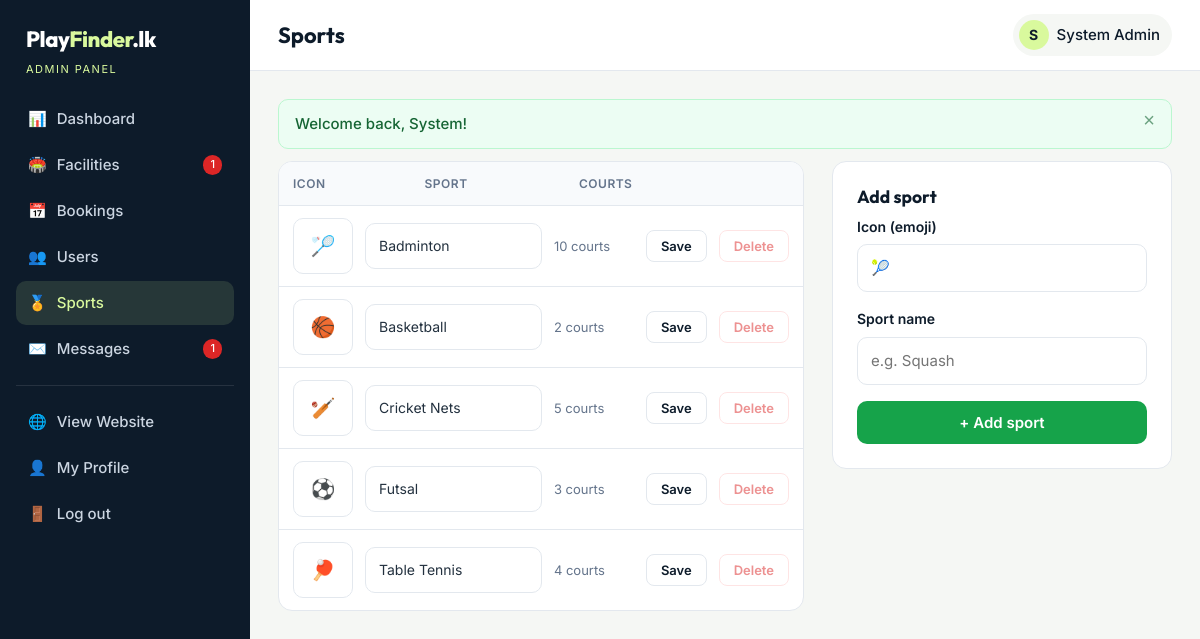
Page /admin/sports.php (signed in) on the committed database.
### tables this page shows
CREATE TABLE users (
    id            INT AUTO_INCREMENT PRIMARY KEY,
    full_name     VARCHAR(100) NOT NULL,
    email         VARCHAR(150) NOT NULL UNIQUE,
    phone         VARCHAR(20)  NOT NULL,
    password_hash VARCHAR(255) NOT NULL,
    role          ENUM('user','owner','admin') NOT NULL DEFAULT 'user',
    status        ENUM('active','blocked')     NOT NULL DEFAULT 'active',
    created_at    DATETIME NOT NULL DEFAULT CURRENT_TIMESTAMP
);

CREATE TABLE sports (
    id    INT AUTO_INCREMENT PRIMARY KEY,
    name  VARCHAR(50) NOT NULL UNIQUE,
    slug  VARCHAR(50) NOT NULL UNIQUE,
    icon  VARCHAR(10) NOT NULL DEFAULT '🏅'
);

### includes/functions.php (called while the page is built, shortened)
<?php
function e($value): string
{
    return htmlspecialchars((string)($value ?? ''), ENT_QUOTES, 'UTF-8');
}
function url(string $path = ''): string
{
    return BASE_URL . '/' . ltrim($path, '/');
}
function get_flashes(): array
{
    $f = $_SESSION['flash'] ?? [];
    return $f;
}

### includes/db.php (called while the page is built, shortened)
<?php
function db(): PDO
{
    static $pdo = null;
    if ($pdo === null) {
        try {
            $pdo = new PDO(DB_DSN, DB_USER, DB_PASS, [
                PDO::ATTR_ERRMODE            => PDO::ERRMODE_EXCEPTION,
                PDO::ATTR_DEFAULT_FETCH_MODE => PDO::FETCH_ASSOC,
                PDO::ATTR_EMULATE_PREPARES   => false,
            ]);
        } catch (PDOException $e) {
            http_response_code(500);
            exit('<div style="font-family:sans-serif;padding:40px;max-width:640px;margin:auto">
                <h2>Database connection failed</h2>
                <p>Please make sure MySQL is running in XAMPP and that you imported
                <code>database/playfinder.sql</code> in phpMyAdmin.</p>
                <p style="color:#888">Check settings in <code>config/config.php</code>.</p></div>');
        }
    }
    return $pdo;
}
function q(string $sql, array $params = []): PDOStatement
{
    $stmt = db()->prepare($sql);
    $stmt->execute($params);
    return $stmt;
}
function q_one(string $sql, array $params = []): ?array
{
    $row = q($sql, $params)->fetch();
    return $row === false ? null : $row;
}
function q_all(string $sql, array $params = []): array
{
    return q($sql, $params)->fetchAll();
}

### includes/auth.php (called while the page is built, shortened)
<?php
function current_user(): ?array
{
    static $user = false;
    if ($user === false) {
        $user = null;
        if (!empty($_SESSION['user_id'])) {
            $user = q_one('SELECT id, full_name, email, phone, role, status FROM users WHERE id = ?', [$_SESSION['user_id']]);
        }
    }
    return $user;
}
function is_logged_in(): bool
{
    return current_user() !== null;
}
function require_login(): array
{
    if (!is_logged_in()) {
        $_SESSION['redirect_after_login'] = $_SERVER['REQUEST_URI'] ?? url();
        flash('warning', 'Please log in to continue.');
        redirect('login.php');
    }
    return current_user();
}
function require_role(string ...$roles): array
{
    $user = require_login();
    return $user;
}

### admin/sports.php (the view, shortened to what this page needs)
<?php
require_once __DIR__ . '/../includes/init.php';
require_role('admin');
$sports = q_all('SELECT s.*, (SELECT COUNT(*) FROM courts c WHERE c.sport_id = s.id) AS courts FROM sports s ORDER BY s.name');
$pageTitle = 'Sports';
$activeNav = 'sports';
require __DIR__ . '/../includes/dash_header.php';
?>
<div class="detail-layout" style="grid-template-columns:minmax(0,1fr) 340px">
    <div class="table-wrap">
        <table>
            <tr><th>Icon</th><th>Sport</th><th>Courts</th><th></th></tr>
            <?php foreach ($sports as $s): ?>
                <tr>
                    <td colspan="4">
                        <div class="flex">
                            <form method="post" class="flex" style="flex:1">
                                <input type="text" name="icon" value="<?= e($s['icon']) ?>" style="width:60px;text-align:center;font-size:20px">
                                <input type="text" name="name" value="<?= e($s['name']) ?>" style="flex:1;min-width:140px">
                                <span class="muted small" style="width:80px"><?= (int)$s['courts'] ?> courts</span>
                                <button class="btn btn-outline btn-sm">Save</button>
                            </form>
                            <form method="post" data-confirm="Delete sport <?= e($s['name']) ?>?">
                                <button class="btn btn-danger btn-sm" <?= $s['courts'] ? 'disabled title="In use by courts"' : '' ?>>Delete</button>
                            </form>
                        </div>
                    </td>
                </tr>
            <?php endforeach; ?>
        </table>
    </div>
    <aside class="card">
        <h3>Add sport</h3>
        <form method="post">
            <div class="form-group"><label>Icon (emoji)</label><input type="text" name="icon" placeholder="🎾" maxlength="4"></div>
            <div class="form-group"><label>Sport name</label><input type="text" name="name" placeholder="e.g. Squash" required></div>
            <button class="btn btn-primary btn-block">+ Add sport</button>
        </form>
    </aside>
</div>
<?php require __DIR__ . '/../includes/dash_footer.php'; ?>

### includes/dash_header.php (shortened to what this page needs)
<?php
$user = current_user();
$isAdmin = $user['role'] === 'admin';
$activeNav = $activeNav ?? '';
if ($isAdmin) {
    $pendingCount = (int)q_val('SELECT COUNT(*) FROM facilities WHERE status = ?', ['pending']);
    $unreadCount  = (int)q_val('SELECT COUNT(*) FROM contact_messages WHERE is_read = 0');
    $menu = [
        'dashboard'  => ['admin/index.php', '📊', 'Dashboard', 0],
        'facilities' => ['admin/facilities.php', '🏟️', 'Facilities', $pendingCount],
        'bookings'   => ['admin/bookings.php', '📅', 'Bookings', 0],
        'users'      => ['admin/users.php', '👥', 'Users', 0],
        'sports'     => ['admin/sports.php', '🏅', 'Sports', 0],
        'messages'   => ['admin/messages.php', '✉️', 'Messages', $unreadCount],
    ];
} else {
    $menu = [
        'dashboard'  => ['owner/index.php', '📊', 'Dashboard', 0],
        'facilities' => ['owner/facilities.php', '🏟️', 'My Facilities', 0],
        'bookings'   => ['owner/bookings.php', '📅', 'Bookings', 0],
    ];
}
?>
<!DOCTYPE html>
<html lang="en">
<head>
    <link rel="stylesheet" href="<?= url('assets/css/style.css') ?>">
</head>
<body class="dash-body">
<aside class="sidebar" id="sidebar">
    <a href="<?= url('index.php') ?>" class="logo logo-light">Play<span>Finder</span>.lk</a>
    <div class="sidebar-role"><?= $isAdmin ? 'Admin Panel' : 'Facility Owner' ?></div>
    <nav>
        <?php foreach ($menu as $key => [$href, $icon, $label, $count]): ?>
            <a href="<?= url($href) ?>" class="<?= $activeNav === $key ? 'active' : '' ?>">
                <span><?= $icon ?></span> <?= e($label) ?>
                <?php if ($count > 0): ?><em class="count"><?= $count ?></em><?php endif; ?>
            </a>
        <?php endforeach; ?>
        <hr>
        <a href="<?= url('index.php') ?>"><span>🌐</span> View Website</a>
        <a href="<?= url('profile.php') ?>"><span>👤</span> My Profile</a>
        <a href="<?= url('logout.php') ?>"><span>🚪</span> Log out</a>
    </nav>
</aside>
<div class="dash-main">
    <header class="dash-top">
        <h1><?= e($pageTitle ?? 'Dashboard') ?></h1>
        <div class="user-chip static">
            <span class="avatar"><?= e(mb_strtoupper(mb_substr($user['full_name'], 0, 1))) ?></span>
            <?= e($user['full_name']) ?>
        </div>
    </header>
    <div class="dash-content">
    <?php foreach (get_flashes() as $flashItem): ?>
        <div class="alert alert-<?= e($flashItem['type']) ?>"><?= e($flashItem['message']) ?><button class="alert-close" aria-label="Close">×</button></div>
    <?php endforeach; ?>

### rows in the picture
users: full_name "S", full_name "System Admin"
sports: icon "🏸", name "Badminton", courts "10"
sports: icon "🏀", name "Basketball", courts "2"
sports: icon "🏏", name "Cricket Nets", courts "5"
sports: icon "⚽", name "Futsal", courts "3"
sports: icon "🏓", name "Table Tennis", courts "4"

### other values in the picture
$icon "📊"
$label "Dashboard"
$icon "🏟️"
$label "Facilities"
$count "1"
$icon "📅"
$label "Bookings"
$icon "👥"
$label "Users"
$icon "🏅"
$label "Sports"
$icon "✉️"
$label "Messages"
$pageTitle "Sports"
$flashItem['message'] "Welcome back, System!"
